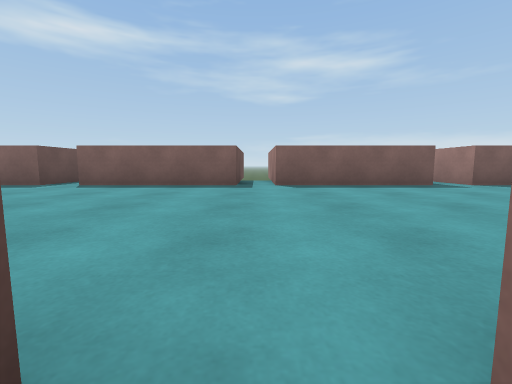
[1] (above)

24 first-person views from a walk through a scene from a Unity 3-D project. The camera is 0.51 m above the floor, tilts 6° down and sees 90° across. The floor is counted in squares, 1 m on a side. Each view is taken from the middle of a square. On the plan, view 1 faces up. The plan holds only what a view shows up to about 9 squares ahead; the rest is blank. The place goes on beyond the plan.

[2]
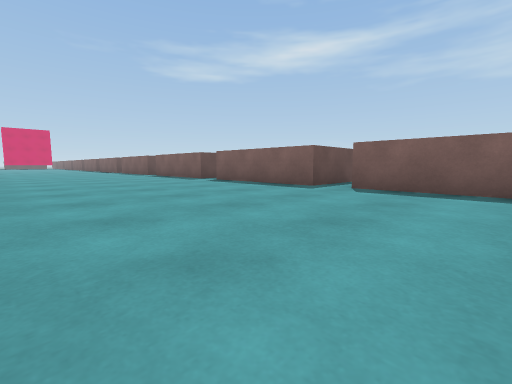

[3]
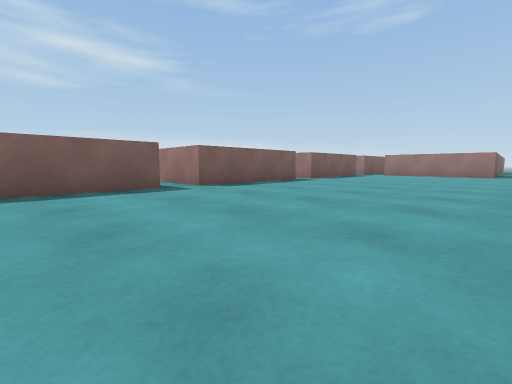

[4]
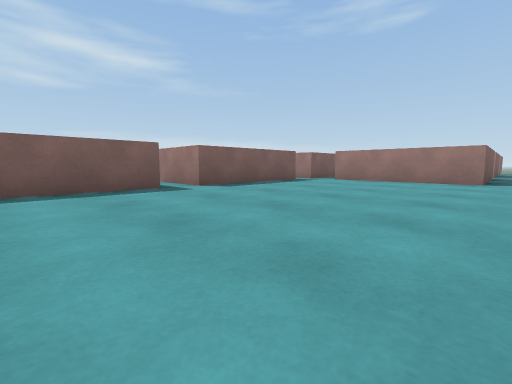

[5]
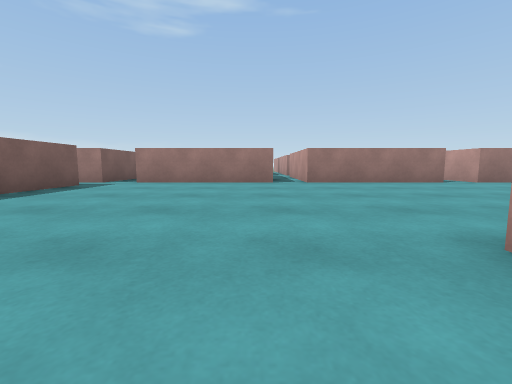

[6]
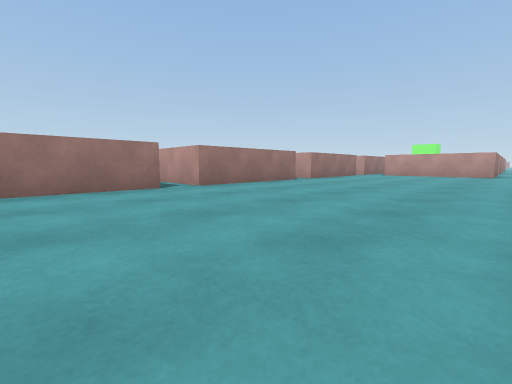

[7]
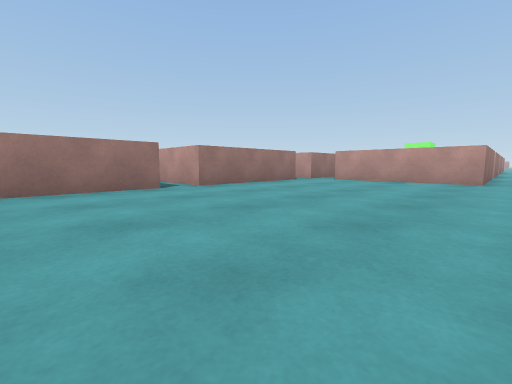

[8]
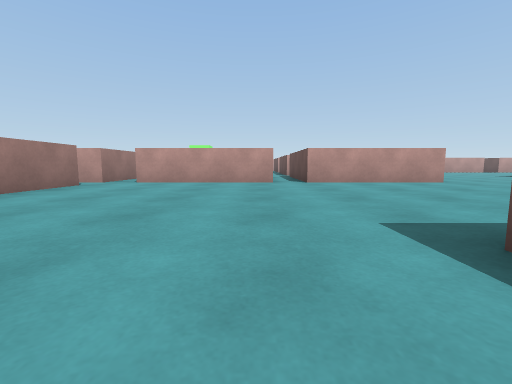

[9]
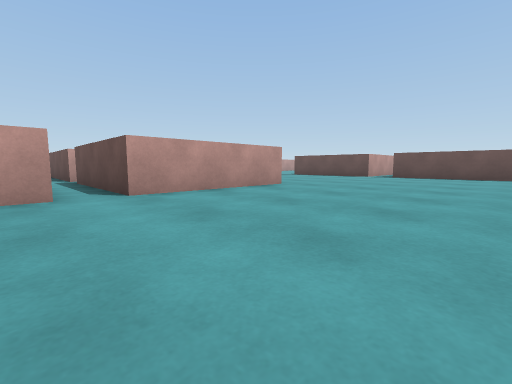

[10]
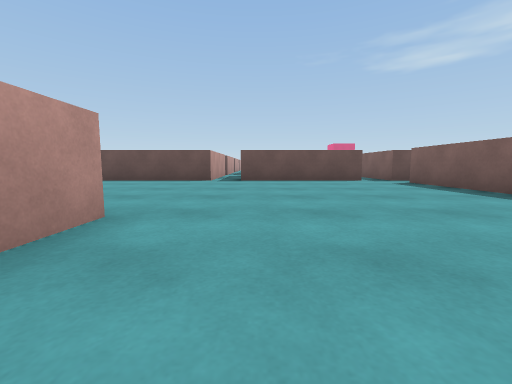

[11]
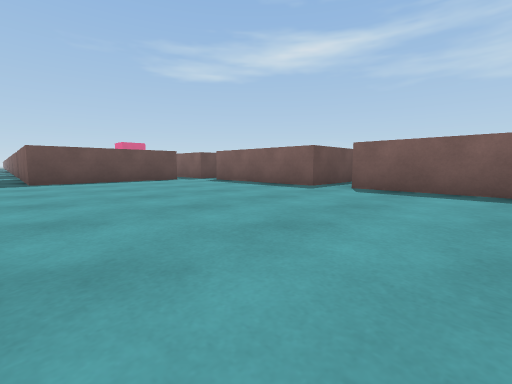

[12]
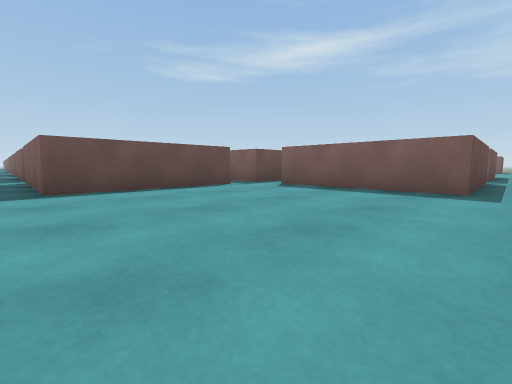

[13]
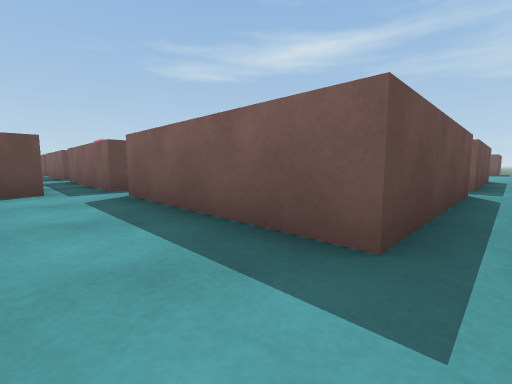

[14]
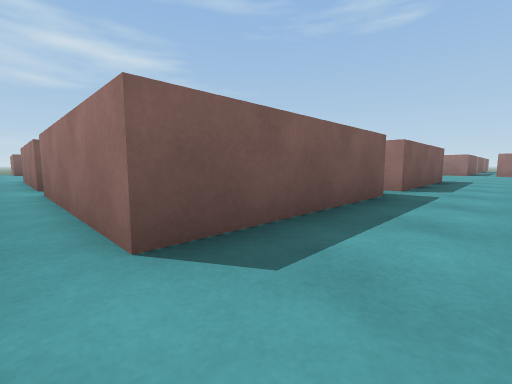

[15]
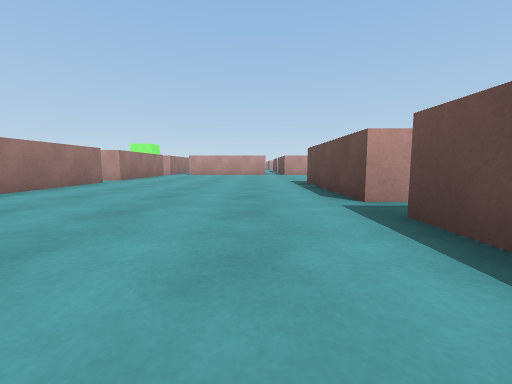

[16]
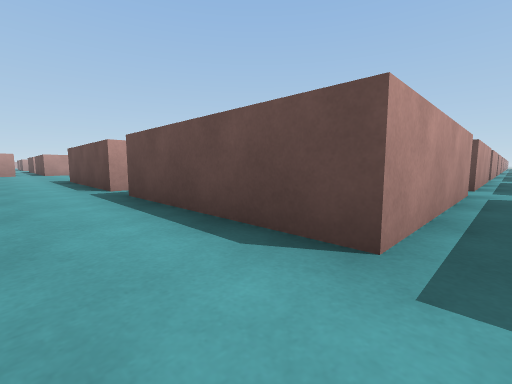

[17]
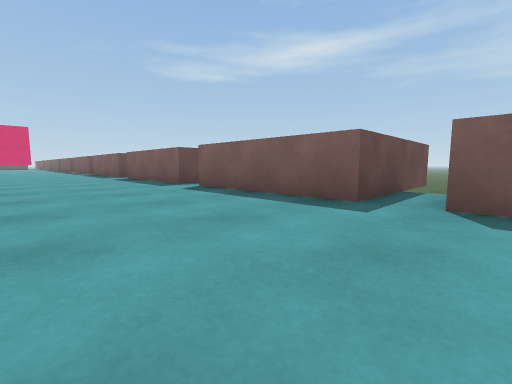

[18]
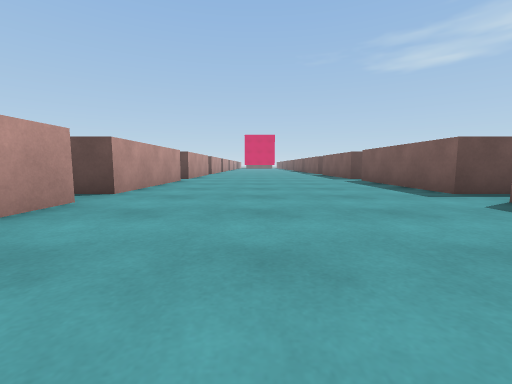

[19]
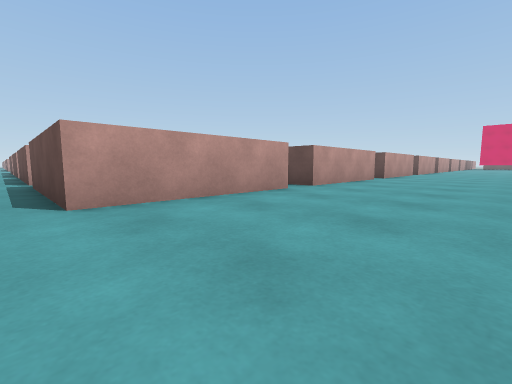

[20]
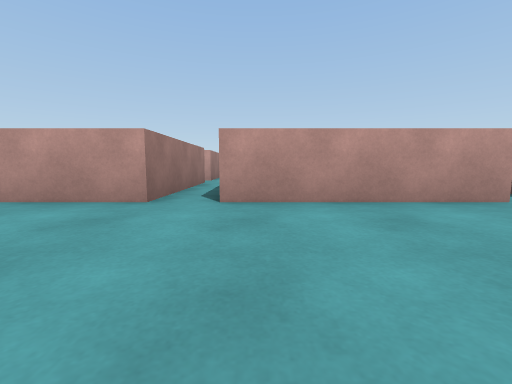

[21]
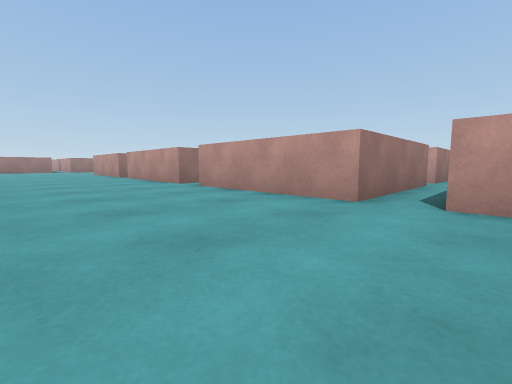

[22]
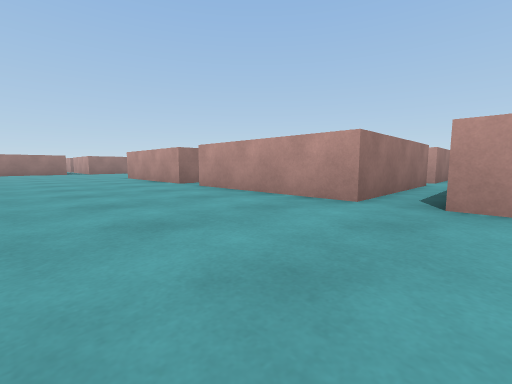

[23]
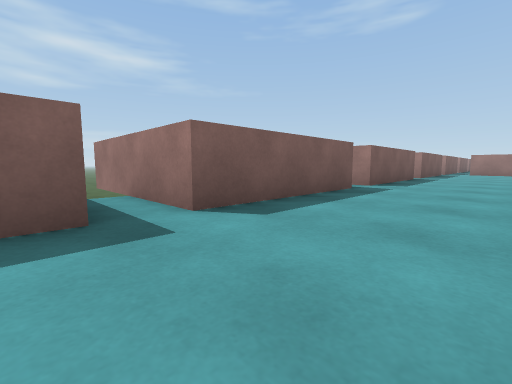

[24]
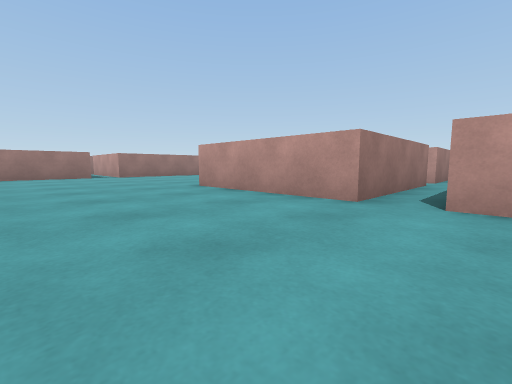

### Floor plan
Points are (right, up) in squares from view 1. A wall is a line through its corners. A room is listed if a view was taken in it or the views show most of it. See-through windows are left out.
Room 1 (view 1)
walls: (0.5, -3.5) (0.5, 0.5)
ways out: opening at (0, -5) to room 2; opening at (0, 1) to room 2; opening at (1, -4)
Room 2 (views 2, 3, 4, 5, 6, 7, 8, 9, 10, 11, 12, 13, 14, 15, 16, 17, 18, 19, 20, 21, 22, 23, 24)
walls: (4.5, -4.4) (4.5, -8.5) (0.5, -8.5) (0.5, -4.5); (5.5, -6.5) (5.5, -4.5); (5.5, 0.5) (9.5, 0.5); (9.5, -8.5) (5.5, -8.5) (5.5, -8.1); (0.5, 0.5) (4.5, 0.5); (-0.5, -7.2) (-0.5, -8.5) (-4.5, -8.5); (15.5, -3.6) (15.5, 0.5); (5.4, -14.5) (9.5, -14.5) (9.5, -18.5); (15.5, -8.6) (15.5, -4.5); (4.6, 6.5) (0.5, 6.5) (0.5, 10.5); (15.5, 1.5) (15.5, 5.5); (9.6, 6.5) (5.5, 6.5) (5.5, 8.8); (-4.5, 0.5) (-0.5, 0.5); (-4.5, -9.5) (-0.5, -9.5) (-0.5, -13.5) (-4.5, -13.5); (-1.1, -14.5) (-0.5, -14.5) (-0.5, -18.5); (15.5, -13.5) (15.5, -9.5); (14.5, 6.5) (10.5, 6.5) (10.5, 8.8); (15.5, 6.5) (15.5, 7.2); (-0.5, 8.8) (-0.5, 6.5) (-4.5, 6.5); (5.5, -18.5) (5.5, -15.4); (10.5, -18.2) (10.5, -14.5) (14.5, -14.5); (15.5, -16.1) (15.5, -14.5); (-9.6, 0.5) (-5.5, 0.5); (-5.5, 10.5) (-5.5, 6.5) (-9.5, 6.5); (-10.5, 7.5) (-10.5, 6.5) (-14.5, 6.5); (-14.5, 0.5) (-10.5, 0.5)
ways out: opening at (0, -5) to room 1; opening at (0, 1) to room 1; opening at (-4, -9) to room 3; opening at (-10, 1); opening at (-5, -14); opening at (-5, 1); opening at (5, 1); opening at (5.5, -4.5); opening at (15, -9); opening at (15, -4); opening at (15, 1); opening at (15, 6); opening at (16, -14)
Room 3 (no view inside)
walls: (-4.5, -6.5) (-4.5, -4.5); (-5.5, -4.5) (-5.5, -8.5) (-6.4, -8.5); (-9.5, -9.5) (-5.5, -9.5)
ways out: opening at (-4, -9) to room 2; opening at (-9, -9); opening at (-5, -10); opening at (-5, -5)

Positions as (right, up) in squares from view 1, and headings:
1: (0, 0), facing up
2: (-2, 1), facing up-left
3: (2, 1), facing up-right
4: (7, 1), facing up-right
5: (8, 2), facing right
6: (10, -1), facing down-right
7: (10, -6), facing down-right
8: (11, -7), facing down
9: (11, -10), facing down-left
10: (8, -13), facing left
11: (8, -14), facing up-left
12: (5, -14), facing up-left
13: (5, -10), facing up-left
14: (0, -10), facing up-right
15: (1, -11), facing down
16: (1, -9), facing down-left
17: (-4, 3), facing up-left
18: (-6, 3), facing left
19: (-5, 4), facing down-left
20: (-6, 4), facing down
21: (-6, 4), facing down-right
22: (-1, 4), facing down-right
23: (-1, 4), facing up-right
24: (4, 4), facing down-right
